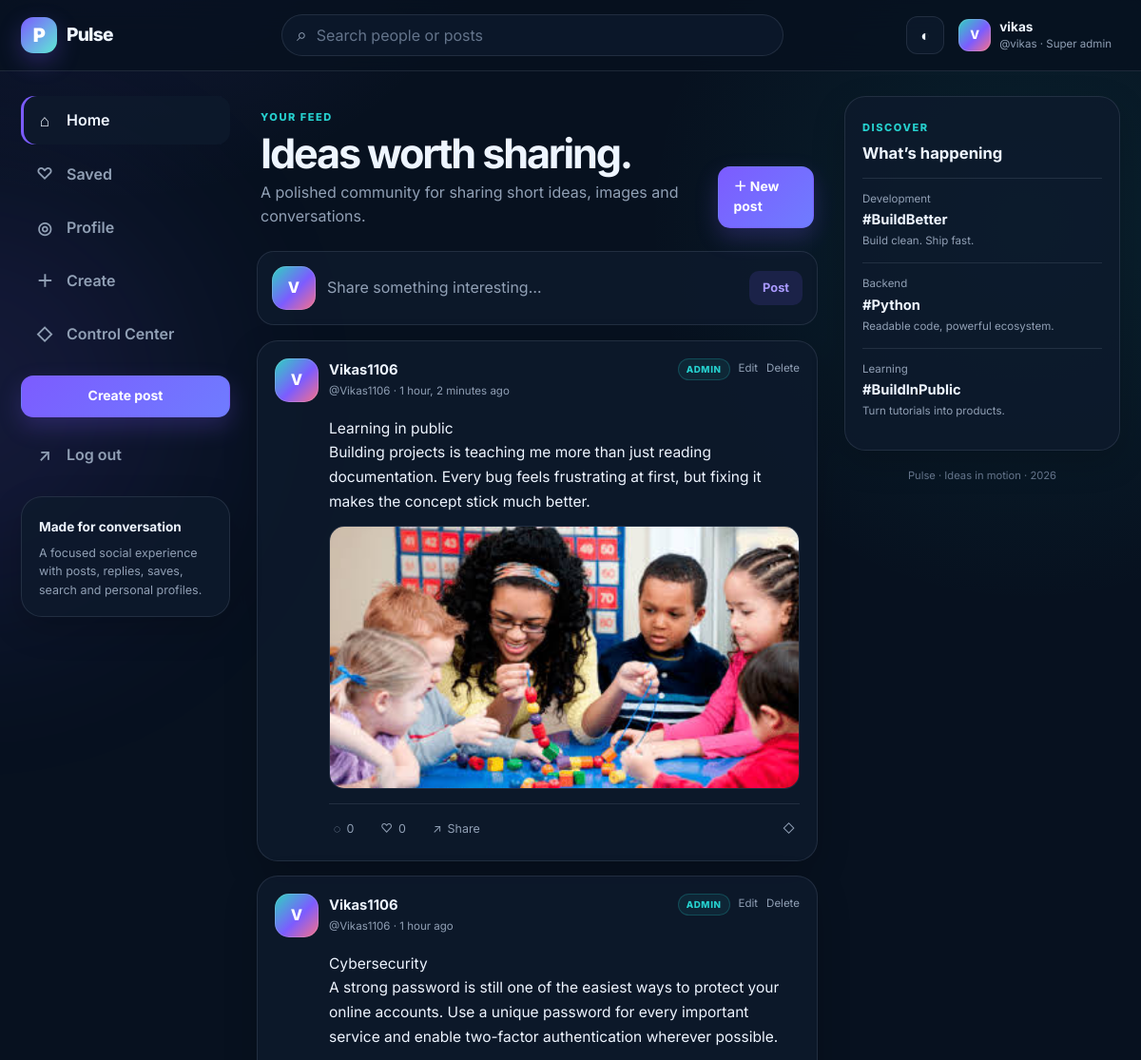
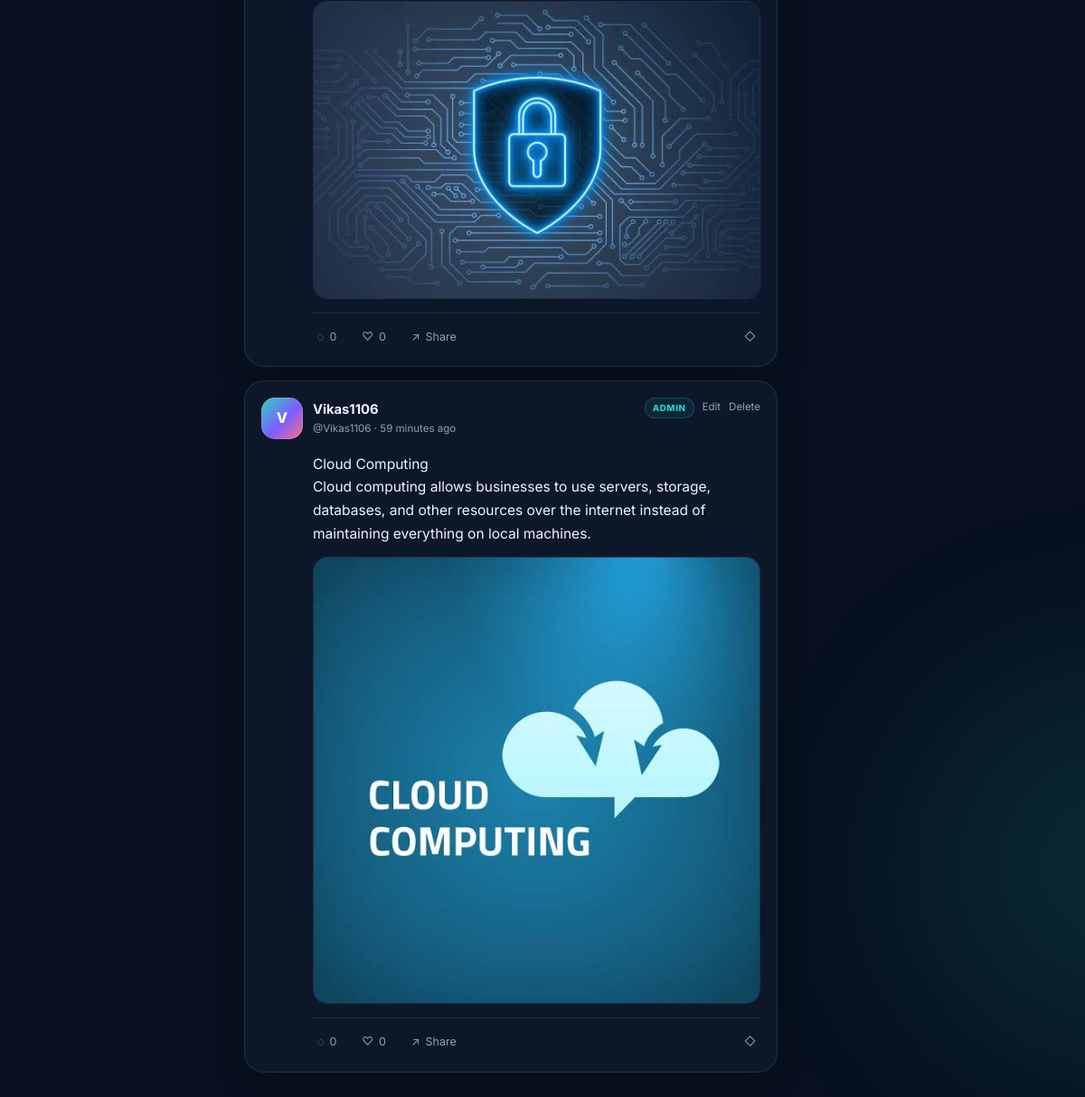
The app's page / (signed in) with its own data (2 pictures, top to bottom).
### tweet/models.py (models this page shows, shortened)
class Tweet(models.Model):
    user = models.ForeignKey(User, on_delete=models.CASCADE, related_name="tweets")
    text_field = models.TextField(max_length=240)
    photo = models.ImageField(upload_to="photos/", blank=True, null=True)
    likes = models.ManyToManyField(User, related_name="liked_tweets", blank=True)
    bookmarks = models.ManyToManyField(User, related_name="bookmarked_tweets", blank=True)
    created_at = models.DateTimeField(auto_now_add=True)
    updated_at = models.DateTimeField(auto_now=True)
    class Meta:
        ordering = ["-created_at"]

### tweet/views.py (the view, shortened to what this page needs)
# urls.py: path("", views.tweet_list, name="tweet_list"),
def tweet_list(request):
    query = request.GET.get("q", "").strip()
    tweets = _tweet_queryset()
    paginator = Paginator(tweets, 8)
    page_obj = paginator.get_page(request.GET.get("page"))
    context = {
        "tweets": page_obj,
        "page_obj": page_obj,
        "query": query,
        "total_tweets": Tweet.objects.count(),
        "total_people": User.objects.count(),
    }
    return render(request, "tweet/tweet_list.html", context)

### tweet/views.py (called while the page is built)
def _tweet_queryset():
    return (
        Tweet.objects.select_related("user")
        .prefetch_related("likes", "bookmarks")
        .annotate(like_count=Count("likes", distinct=True), comment_count=Count("comments", distinct=True))
    )

### tweet/templates/tweet/tweet_list.html (shortened to what this page needs)
{% extends "layout.html" %}
{% block content %}
<section class="feed-hero">
    <div>
        <span class="eyebrow">Your feed</span>
        <h1>{% if query %}Search results{% else %}Ideas worth sharing.{% endif %}</h1>
        <p>{% if query %}Showing posts and people matching “{{ query }}”.{% else %}A polished community for sharing short ideas, images and conversations.{% endif %}</p>
    </div>
    {% if user.is_authenticated %}
        <a class="btn btn-primary" href="{% url 'tweet_create' %}">＋ New post</a>
    {% endif %}
</section>
{% if user.is_authenticated and not query %}
<a class="quick-compose" href="{% url 'tweet_create' %}">
    <span class="avatar">{% if user.profile.avatar %}<img src="{{ user.profile.avatar.url }}" alt="{{ user.username }}">{% else %}{{ user.username|first|upper }}{% endif %}</span>
    <span class="quick-compose-placeholder">Share something interesting…</span>
    <span class="quick-compose-button">Post</span>
</a>
{% endif %}
<div class="feed-list">
    {% for tweet in tweets %}
        {% include "tweet/_tweet_card.html" with tweet=tweet %}
    {% endfor %}
</div>
{% endblock %}

### templates/layout.html (shortened to what this page needs)
{% load static %}
<!DOCTYPE html>
<html lang="en" data-theme="dark">
<head>
    <link rel="stylesheet" href="{% static 'styles.css' %}">
</head>
<body class="{% block body_class %}{% endblock %}">
    <div class="ambient ambient-one"></div>
    <div class="ambient ambient-two"></div>
    <header class="topbar">
        <div class="topbar-inner">
            <a class="brand" href="{% url 'tweet_list' %}" aria-label="Pulse home">
                <span class="brand-mark">P</span>
                <span class="brand-text">Pulse</span>
            </a>
            <form class="global-search" method="get" action="{% url 'tweet_list' %}">
                <span class="search-icon">⌕</span>
                <input type="search" name="q" value="{{ request.GET.q }}" placeholder="Search people or posts" aria-label="Search">
            </form>
            <div class="topbar-actions">
                <button class="icon-button" type="button" data-theme-toggle aria-label="Toggle theme">◐</button>
                {% if user.is_authenticated %}
                    <a class="mini-profile" href="{% url 'profile' user.username %}">
                        <span class="avatar avatar-sm">
                            {% if user.profile.avatar %}<img src="{{ user.profile.avatar.url }}" alt="{{ user.username }}">{% else %}{{ user.username|first|upper }}{% endif %}
                        </span>
                        <span class="mini-profile-copy">
                            <strong>{{ user.first_name|default:user.username }}</strong>
                            <small>@{{ user.username }}{% if user.is_superuser %} · Super admin{% elif user.is_staff %} · Admin{% endif %}</small>
                        </span>
                    </a>
                {% else %}
                    <a class="btn btn-ghost" href="{% url 'login' %}">Log in</a>
                    <a class="btn btn-primary" href="{% url 'register' %}">Join Pulse</a>
                {% endif %}
            </div>
        </div>
    </header>
    <div class="app-shell">
        <aside class="sidebar left-sidebar">
            <nav class="side-nav">
                <a class="nav-pill {% if request.resolver_match.url_name == 'tweet_list' %}active{% endif %}" href="{% url 'tweet_list' %}"><span>⌂</span> Home</a>
                {% if user.is_authenticated %}
                    <a class="nav-pill {% if request.resolver_match.url_name == 'bookmarks' %}active{% endif %}" href="{% url 'bookmarks' %}"><span>♡</span> Saved</a>
                    <a class="nav-pill {% if request.resolver_match.url_name == 'profile' %}active{% endif %}" href="{% url 'profile' user.username %}"><span>◎</span> Profile</a>
                    <a class="nav-pill" href="{% url 'tweet_create' %}"><span>＋</span> Create</a>
                    {% if user.is_staff %}<a class="nav-pill {% if request.resolver_match.url_name == 'admin_dashboard' %}active{% endif %}" href="{% url 'admin_dashboard' %}"><span>◇</span> Control Center</a>{% endif %}
                {% endif %}
            </nav>
            {% if user.is_authenticated %}
                <a class="btn btn-primary btn-block compose-side" href="{% url 'tweet_create' %}">Create post</a>
                <form method="post" action="{% url 'logout' %}" class="logout-form">
                    <button class="nav-pill danger" type="submit"><span>↗</span> Log out</button>
                </form>
            {% endif %}
            <div class="sidebar-note">
                <strong>Made for conversation</strong>
                <p>A focused social experience with posts, replies, saves, search and personal profiles.</p>
            </div>
        </aside>
        <main class="main-content">
            {% block content %}{% endblock %}
        </main>
        <aside class="sidebar right-sidebar">
            <div class="panel trend-panel">
                <div class="panel-heading">
                    <span class="eyebrow">Discover</span>
                    <h3>What’s happening</h3>
                </div>
                <div class="trend-item"><small>Development</small><strong>#BuildBetter</strong><span>Build clean. Ship fast.</span></div>
                <div class="trend-item"><small>Backend</small><strong>#Python</strong><span>Readable code, powerful ecosystem.</span></div>
                <div class="trend-item"><small>Learning</small><strong>#BuildInPublic</strong><span>Turn tutorials into products.</span></div>
            </div>
            <footer class="mini-footer">Pulse · Ideas in motion · {% now "Y" %}</footer>
        </aside>
    </div>
</body>
</html>

### tweet/templates/tweet/_tweet_card.html (shortened to what this page needs)
<article class="post-card">
    <div class="post-head">
        <a class="user-cluster" href="{% url 'profile' tweet.user.username %}">
            <span class="avatar">
                {% if tweet.user.profile.avatar %}<img src="{{ tweet.user.profile.avatar.url }}" alt="{{ tweet.user.username }}">{% else %}{{ tweet.user.username|first|upper }}{% endif %}
            </span>
            <span>
                <strong>{{ tweet.user.get_full_name|default:tweet.user.username }}</strong>
                <small>@{{ tweet.user.username }} · {{ tweet.created_at|timesince }} ago</small>
            </span>
        </a>
        {% if user.is_staff %}
            <div class="owner-actions admin-owner-actions">
                <span class="moderation-label">Admin</span>
                <a href="{% url 'admin_tweet_edit' tweet.id %}" title="Edit as admin">Edit</a>
                <a class="danger-link" href="{% url 'admin_tweet_delete' tweet.id %}" title="Delete as admin">Delete</a>
            </div>
        {% elif tweet.user == user %}
            <div class="owner-actions">
                <a href="{% url 'tweet_edit' tweet.id %}" title="Edit">Edit</a>
                <a class="danger-link" href="{% url 'tweet_delete' tweet.id %}" title="Delete">Delete</a>
            </div>
        {% endif %}
    </div>
    <a class="post-copy" href="{% url 'tweet_detail' tweet.id %}">{{ tweet.text_field|linebreaksbr }}</a>
    {% if tweet.photo %}
        <a class="post-image-wrap" href="{% url 'tweet_detail' tweet.id %}">
            <img class="post-image" src="{{ tweet.photo.url }}" alt="Image shared by {{ tweet.user.username }}" loading="lazy">
        </a>
    {% endif %}
    <div class="post-actions">
        <a class="action-link" href="{% url 'tweet_detail' tweet.id %}"><span>◌</span><span>{{ tweet.comment_count|default:tweet.comments.count }}</span></a>
        <form method="post" action="{% url 'toggle_like' tweet.id %}">
            <button class="action-button {% if user.is_authenticated and user in tweet.likes.all %}liked{% endif %}" type="submit" title="Like">
                <span>{% if user.is_authenticated and user in tweet.likes.all %}♥{% else %}♡{% endif %}</span>
                <span>{{ tweet.like_count|default:tweet.likes.count }}</span>
            </button>
        </form>
        <button class="action-button copy-link" type="button" data-copy-url="{{ request.scheme }}://{{ request.get_host }}{% url 'tweet_detail' tweet.id %}" title="Copy link"><span>↗</span><span>Share</span></button>
        <form method="post" action="{% url 'toggle_bookmark' tweet.id %}" class="push-right">
            <button class="action-button {% if user.is_authenticated and user in tweet.bookmarks.all %}saved{% endif %}" type="submit" title="Save">
                <span>{% if user.is_authenticated and user in tweet.bookmarks.all %}◆{% else %}◇{% endif %}</span>
            </button>
        </form>
    </div>
</article>

### records on screen
Tweet: user.username|first "V", user.get_full_name "Vikas1106", user.username "Vikas1106", created_at "1 hour, 2 minutes", text_field "Learning in public Building projects is teaching me more than just reading documentation. Every bug feels frustrating at first, but fixing it makes the concept stick much better.", photo (picture), comment_count "0", like_count "0"
Tweet: user.username|first "V", user.get_full_name "Vikas1106", user.username "Vikas1106", created_at "1 hour", text_field "Cybersecurity A strong password is still one of the easiest ways to protect your online accounts. Use a unique password for every important service and enable two-factor authentication wherever possible.", photo (picture), comment_count "0", like_count "0"
Tweet: user.username|first "V", user.get_full_name "Vikas1106", user.username "Vikas1106", created_at "59 minutes", text_field "Cloud Computing Cloud computing allows businesses to use servers, storage, databases, and other resources over the internet instead of maintaining everything on local machines.", photo (picture), comment_count "0", like_count "0"

### other values on screen
{{ user.username|first|upper }} "V"
{{ user.first_name|default:user.username }} "vikas"
{{ user.username }} "vikas"
